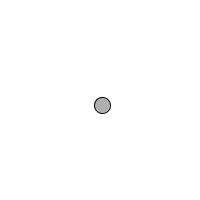
Frame 1 (no input)
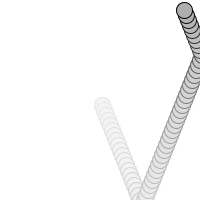
Frame 60 (the mouse pressed at the canvas centre just before this capture)
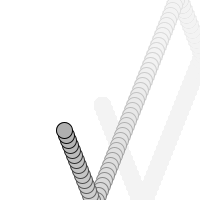
Frame 120 (the mouse held since frame 60 and released just before this capture)

The Processing sketch that drew these frames (run headless with seeded random() and noise(); from frame 60 on, the mouse is pressed at the canvas centre):

// Processing sketch: c7_bouncing_vector
// ── c7_bouncing_vector.pde
// Declare Mover object
Mover mover;

void setup() {
  size(200,200);
  smooth();
  background(255);
  // Make Mover object
  mover = new Mover(); 
}

void draw() {
  noStroke();
  fill(255,10);
  rect(0,0,width,height);
  
  // Call functions on Mover object.
  mover.update();
  mover.checkEdges();
  mover.display(); 
}

class Mover 
{
  PVector location;
  PVector velocity;

  Mover() 
  {
    location = new PVector(100, 100);
    velocity = new PVector(2, 5);
  }

  void update() 
  {
    location.add(velocity);
  }

  void display() 
  {
    stroke(0);
    fill(175);
    ellipse(location.x, location.y, 16, 16);
  }

  void checkEdges() {

    if (location.x > width || location.x < 0) {
      velocity.x *= -1;
    }
    
    if (location.y > height || location.y < 0) {
      velocity.y *= -1;
    }

  }

}
